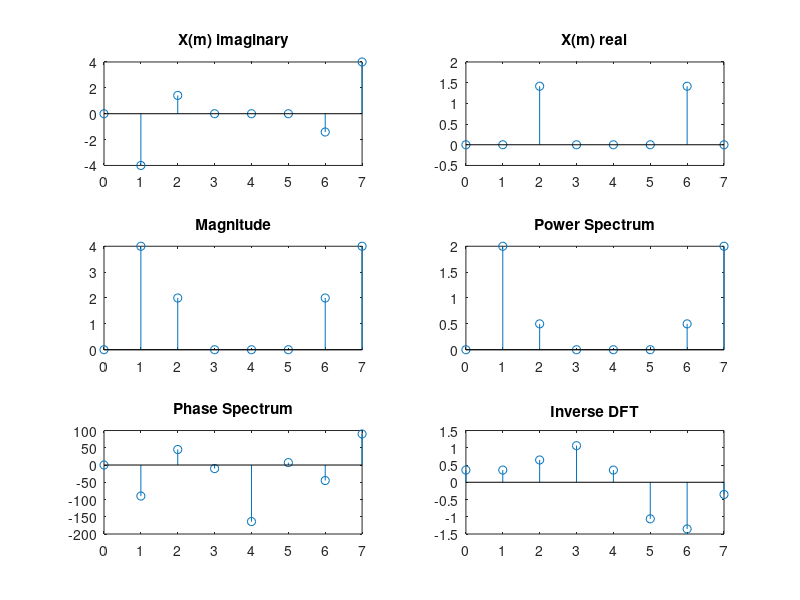

This figure's MATLAB source:
fs=8000;
ts=1/fs;
N=8;
n=0:N-1;
x=sin(2*pi*1000*n*ts) + 0.5*sin(2*pi*2000*n*ts + 3*pi/4);
X = zeros(N,1);%per X(0)(0) is initialized to 0 0;0;0;0;0N
for m = 1:N
    for n = 1:N
        X(m) = X(m) + x(n)*exp(-2j*pi*(n-1)*(m-1)/N);
    end
end
n=0:N-1;
subplot(3,2,1);
stem(n,imag(X))
title('X(m) imaginary')
subplot(3,2,2);
stem(n,real(X))
title('X(m) real')
subplot(3,2,3);
stem(n,abs(X))
title('Magnitude')
y = abs(X).^2/N;
subplot(3,2,4);
stem(n,y)
title('Power Spectrum')
subplot(3,2,5);
stem(n,angle(X)*180/pi)
title('Phase Spectrum')
subplot(3,2,6);
stem(n,real(ifft(X)))
title('Inverse DFT')